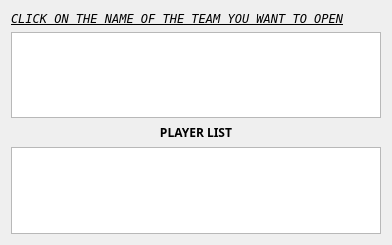
<?xml version="1.0" encoding="UTF-8"?>
<ui version="4.0">
 <class>Dialog</class>
 <widget class="QDialog" name="Dialog">
  <property name="geometry">
   <rect>
    <x>0</x>
    <y>0</y>
    <width>392</width>
    <height>245</height>
   </rect>
  </property>
  <property name="windowTitle">
   <string>Dialog</string>
  </property>
  <layout class="QGridLayout" name="gridLayout">
   <item row="0" column="0">
    <layout class="QVBoxLayout" name="verticalLayout">
     <item>
      <widget class="QLabel" name="label">
       <property name="font">
        <font>
         <family>Fixedsys</family>
         <italic>true</italic>
         <underline>true</underline>
        </font>
       </property>
       <property name="text">
        <string>CLICK ON THE NAME OF THE TEAM YOU WANT TO OPEN</string>
       </property>
      </widget>
     </item>
     <item>
      <widget class="QListWidget" name="teamnames"/>
     </item>
     <item>
      <widget class="QLabel" name="label_2">
       <property name="font">
        <font>
         <family>Yu Gothic UI Semibold</family>
         <weight>75</weight>
         <bold>true</bold>
        </font>
       </property>
       <property name="text">
        <string>PLAYER LIST</string>
       </property>
       <property name="alignment">
        <set>Qt::AlignCenter</set>
       </property>
      </widget>
     </item>
     <item>
      <widget class="QListWidget" name="playerlist"/>
     </item>
    </layout>
   </item>
  </layout>
 </widget>
 <resources/>
 <connections/>
</ui>
